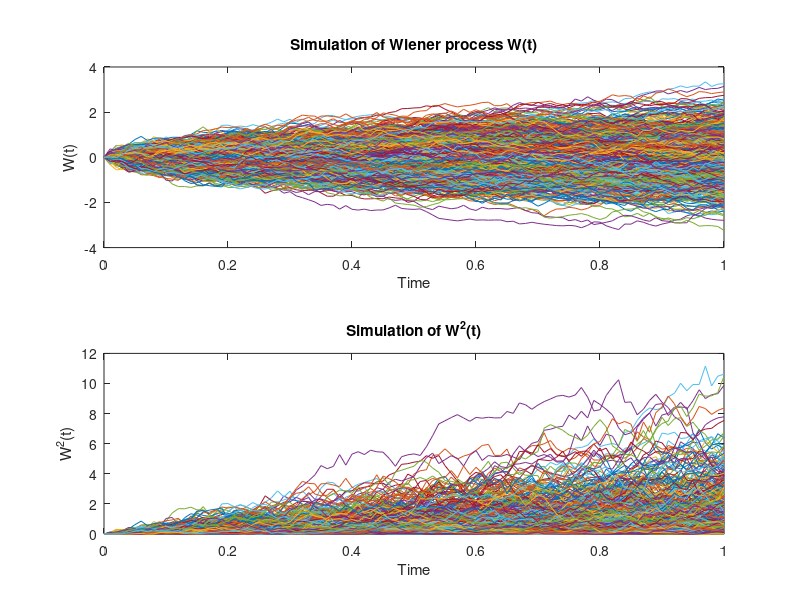

This chart was generated by the following MATLAB code:
% Parameters
T = 1;          % time horizon
dt = 0.01;      % time step
N = T/dt;       % number of time steps
nPaths = 1000;  % number of paths

% Set random number generator seed
rng(42);

% Initialize W and W^2
W = zeros(N+1, nPaths);
W2 = zeros(N+1, nPaths);

% Generate paths
for iPath = 1:nPaths
    for iStep = 1:N
        dW = sqrt(dt)*randn;    % increment for Wiener process
        W(iStep+1, iPath) = W(iStep, iPath) + dW;
        W2(iStep+1, iPath) = W(iStep+1, iPath)^2;
    end
end

% Compute expected value of W^2(T)
E_W2_T = mean(W2(end,:));

% Compute statistics
mean_W_T = mean(W(end,:));
std_W_T = std(W(end,:));
median_W_T = median(W(end,:));
min_W_T = min(W(end,:));
max_W_T = max(W(end,:));

% Print results
fprintf('Expected value of W^2(T): %.2f\n', E_W2_T); % Expected value of W^2(T): 1.02
fprintf('Mean of W(T): %.2f\n', mean_W_T); % Mean of W(T): -0.02
fprintf('Standard deviation of W(T): %.2f\n', std_W_T); % Standard deviation of W(T): 1.01
fprintf('Median of W(T): %.2f\n', median_W_T); % Median of W(T): -0.00
fprintf('Minimum of W(T): %.2f\n', min_W_T); % Minimum of W(T): -2.65
fprintf('Maximum of W(T): %.2f\n', max_W_T); % Maximum of W(T): 3.10

% Plot paths
figure;
subplot(2,1,1);
plot(0:dt:T, W);
xlabel('Time');
ylabel('W(t)');
title('Simulation of Wiener process W(t)');

subplot(2,1,2);
plot(0:dt:T, W2);
xlabel('Time');
ylabel('W^2(t)');
title('Simulation of W^2(t)');
